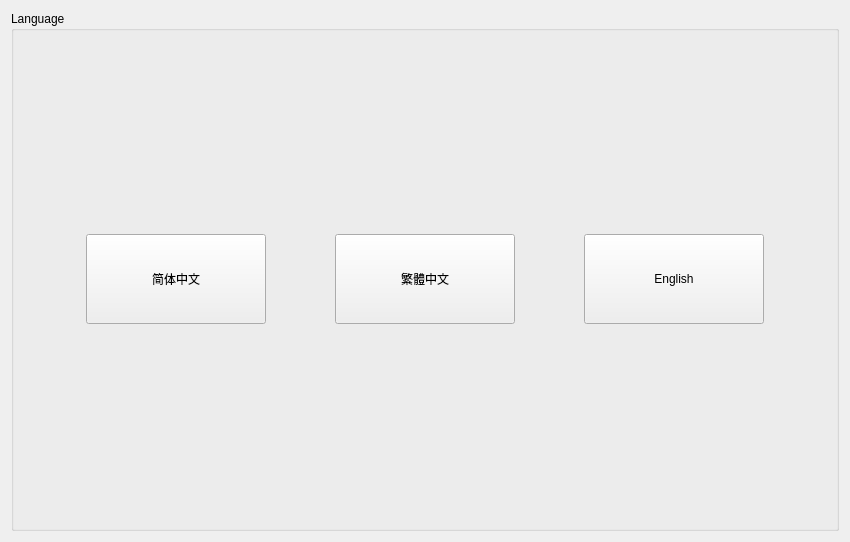
          <widget class="QWidget" name="page_6">
           <layout class="QGridLayout" name="gridLayout_15">
            <item row="0" column="1">
             <widget class="QGroupBox" name="groupBox_5">
              <property name="minimumSize">
               <size>
                <width>0</width>
                <height>520</height>
               </size>
              </property>
              <property name="title">
               <string>Language</string>
              </property>
              <property name="checkable">
               <bool>false</bool>
              </property>
              <layout class="QHBoxLayout" name="horizontalLayout_2">
               <item>
                <spacer name="horizontalSpacer_9">
                 <property name="orientation">
                  <enum>Qt::Horizontal</enum>
                 </property>
                 <property name="sizeHint" stdset="0">
                  <size>
                   <width>63</width>
                   <height>20</height>
                  </size>
                 </property>
                </spacer>
               </item>
               <item>
                <widget class="QPushButton" name="pushButton_29">
                 <property name="minimumSize">
                  <size>
                   <width>180</width>
                   <height>90</height>
                  </size>
                 </property>
                 <property name="text">
                  <string>简体中文</string>
                 </property>
                </widget>
               </item>
               <item>
                <spacer name="horizontalSpacer_11">
                 <property name="orientation">
                  <enum>Qt::Horizontal</enum>
                 </property>
                 <property name="sizeHint" stdset="0">
                  <size>
                   <width>63</width>
                   <height>20</height>
                  </size>
                 </property>
                </spacer>
               </item>
               <item>
                <widget class="QPushButton" name="pushButton_30">
                 <property name="minimumSize">
                  <size>
                   <width>180</width>
                   <height>90</height>
                  </size>
                 </property>
                 <property name="text">
                  <string>繁體中文</string>
                 </property>
                </widget>
               </item>
               <item>
                <spacer name="horizontalSpacer_12">
                 <property name="orientation">
                  <enum>Qt::Horizontal</enum>
                 </property>
                 <property name="sizeHint" stdset="0">
                  <size>
                   <width>63</width>
                   <height>20</height>
                  </size>
                 </property>
                </spacer>
               </item>
               <item>
                <widget class="QPushButton" name="pushButton_31">
                 <property name="minimumSize">
                  <size>
                   <width>180</width>
                   <height>90</height>
                  </size>
                 </property>
                 <property name="text">
                  <string>English</string>
                 </property>
                </widget>
               </item>
               <item>
                <spacer name="horizontalSpacer_10">
                 <property name="orientation">
                  <enum>Qt::Horizontal</enum>
                 </property>
                 <property name="sizeHint" stdset="0">
                  <size>
                   <width>63</width>
                   <height>20</height>
                  </size>
                 </property>
                </spacer>
               </item>
              </layout>
             </widget>
            </item>
           </layout>
          </widget>
